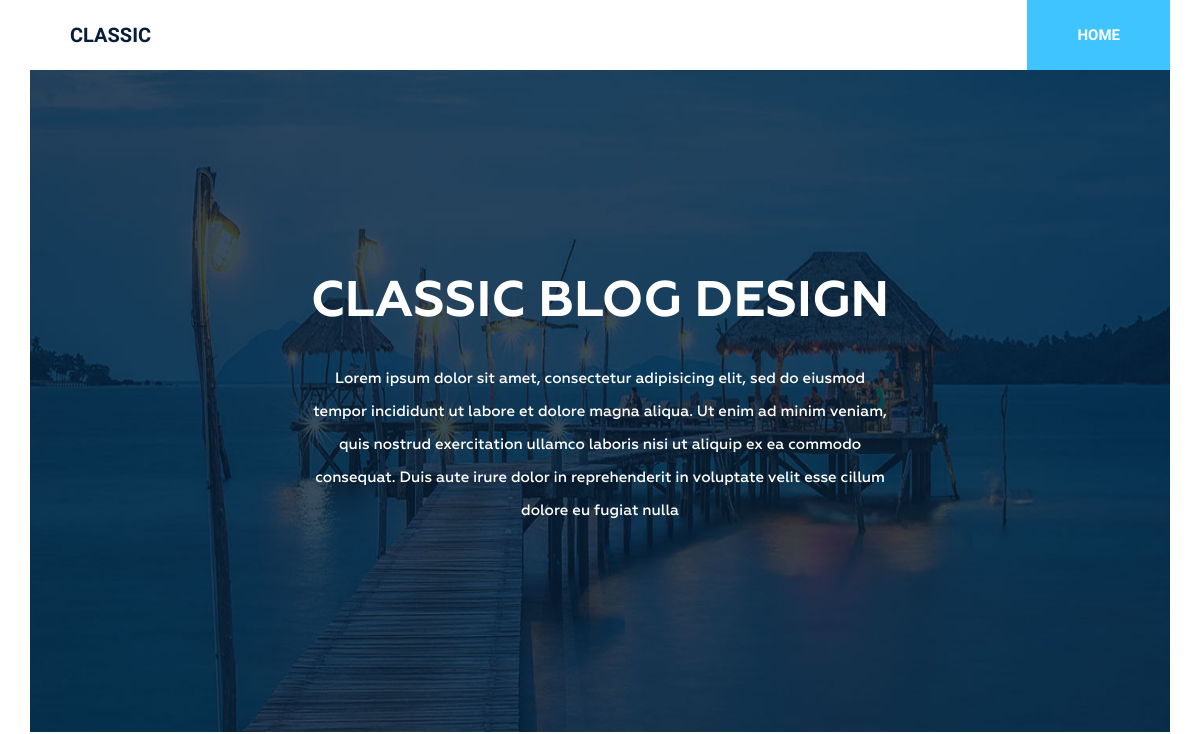
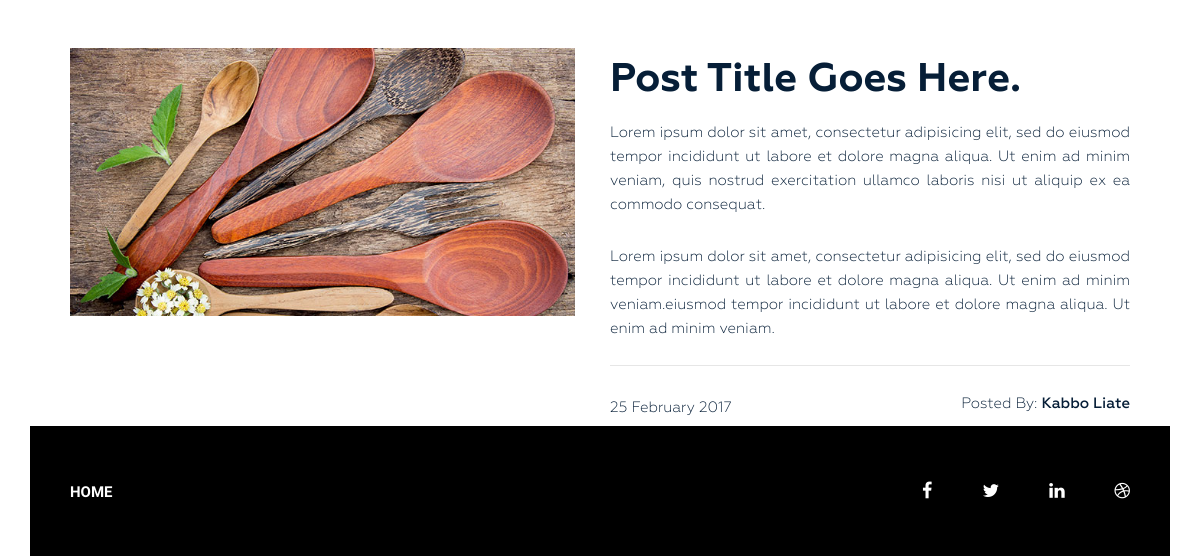
The app's page /, older data (2 pictures, top to bottom).
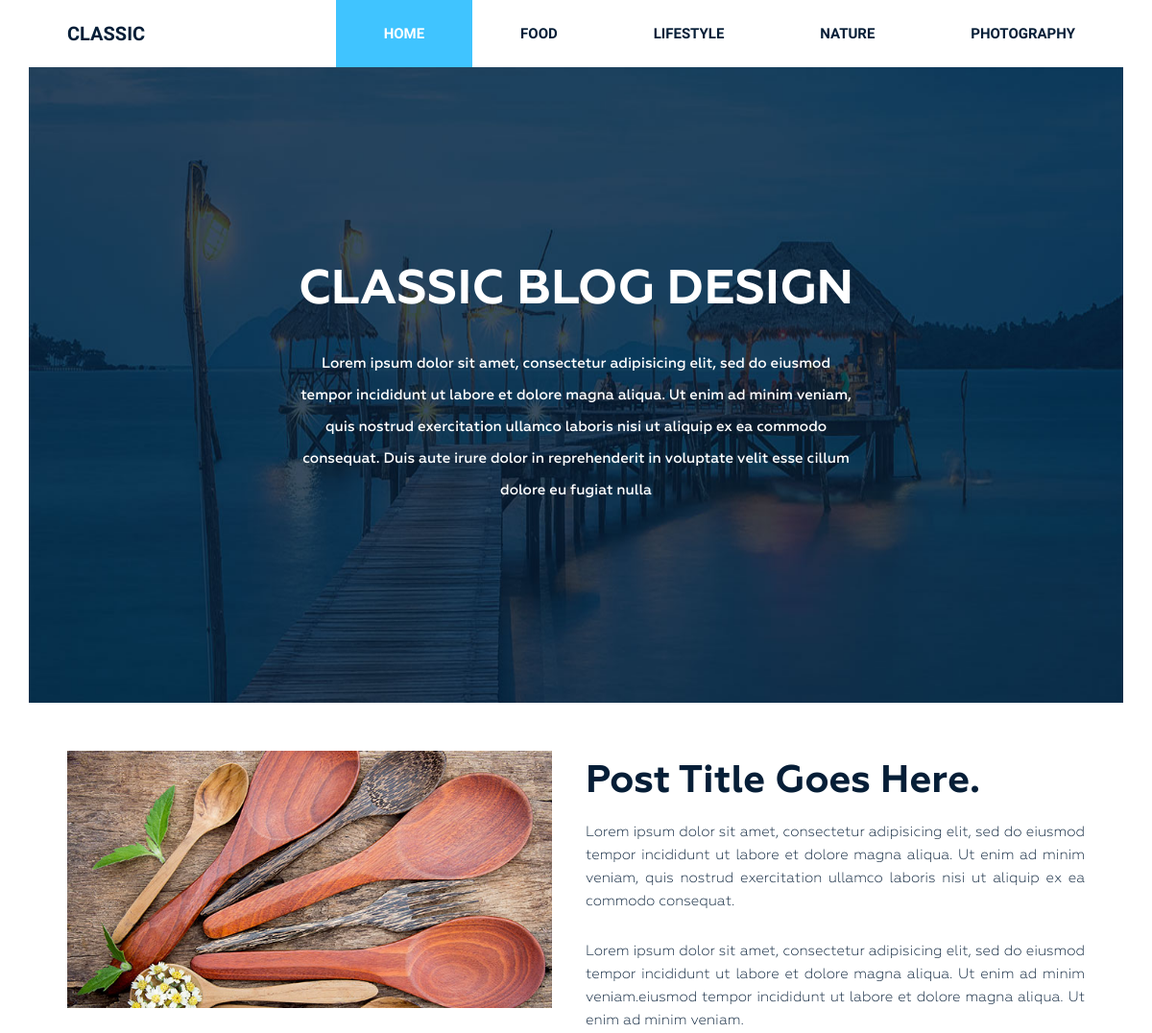
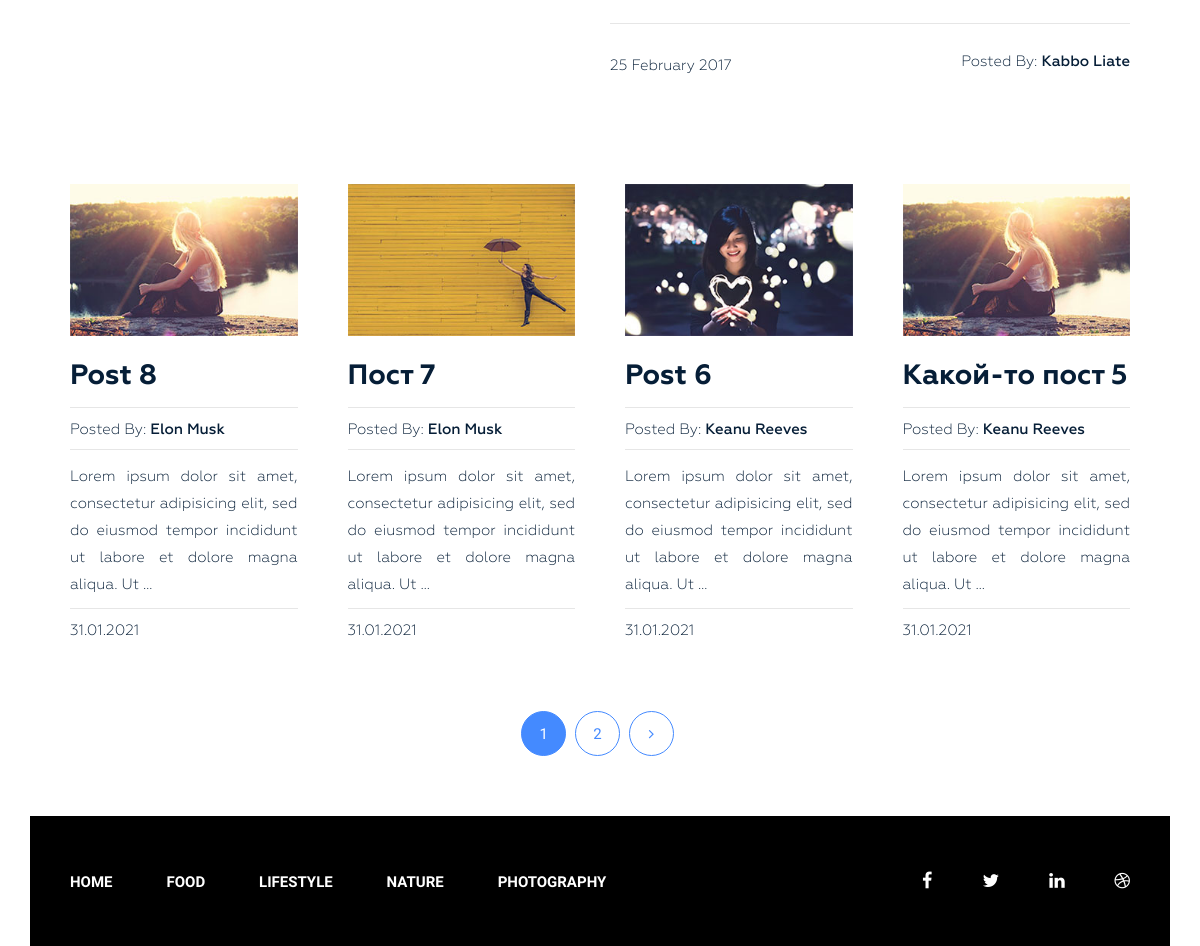
The same page, newer data (2 pictures, top to bottom).
### blog/models.py (models this page shows, shortened)
class Category(models.Model):
    title = models.CharField(max_length=255)
    slug = models.SlugField(max_length=255, verbose_name='Url', unique=True)
    def get_absolute_url(self):
        return reverse('category', kwargs={"slug": self.slug})
    class Meta:
        ordering = ['title']
        verbose_name = 'Категория'
        verbose_name_plural = 'Категории'

class Post(models.Model):
    title = models.CharField(max_length=255)
    slug = models.SlugField(max_length=255, verbose_name='Url', unique=True)
    author = models.CharField(max_length=100)
    content = models.TextField(blank=True)
    created_at = models.DateTimeField(auto_now_add=True, verbose_name='Опубликовано')
    photo = models.ImageField(upload_to='photos/%Y/%m/%d/', blank=True)
    views = models.IntegerField(default=0, verbose_name='Количество просмотров')
    category = models.ForeignKey(Category, on_delete=models.PROTECT, related_name='posts')
    tags = models.ManyToManyField(Tag, blank=True, related_name='posts')
    def get_absolute_url(self):
        return reverse('post', kwargs={"slug": self.slug})
    class Meta:
        ordering = ['-created_at']
        verbose_name = 'Пост'
        verbose_name_plural = 'Посты'

### blog/views.py (the view)
# urls.py: path('', Home.as_view(), name='home'),
class Home(ListView):
    model = Post
    template_name = 'blog/index.html'
    context_object_name = 'posts'
    paginate_by = 4
    def get_context_data(self, *, object_list=None, **kwargs):
        context = super().get_context_data(**kwargs)
        context['title'] = 'Classic Blog Design'
        return context

### blog/templatetags/menu.py (called while the page is built)
@register.inclusion_tag('blog/menu_tpl.html')
def show_menu(menu_class='menu'):
    categories = Category.objects.all()
    return {'categories': categories, 'menu_class': menu_class}

### blog/templates/blog/index.html (shortened to what this page needs)
{% extends 'base.html' %}
{% load static %}
{% block content %}
<section class="bg-text-area">
    <div class="container">
        <div class="row">
            <div class="col-md-12">
                <div class="bg-text">
                    <h3>Classic BLOG Design</h3>
                    <p>Lorem ipsum dolor sit amet, consectetur adipisicing elit, sed do eiusmod tempor incididunt ut
                        labore et dolore magna aliqua. Ut enim ad minim veniam, quis nostrud exercitation ullamco
                        laboris nisi ut aliquip ex ea commodo consequat. Duis aute irure dolor in reprehenderit in
                        voluptate velit esse cillum dolore eu fugiat nulla </p>
                </div>
            </div>
        </div>
    </div>
</section>
<section class="blog-post-area">
    <div class="container">
        <div class="row">
            <div class="blog-post-area-style">
                <div class="col-md-12">
                    <div class="single-post-big">
                        <div class="big-image">
                            <img src="{% static 'img/post-image1.jpg' %}" alt="">
                        </div>
                        <div class="big-text">
                            <h3><a href="#">Post Title Goes Here.</a></h3>
                            <p>Lorem ipsum dolor sit amet, consectetur adipisicing elit, sed do eiusmod tempor
                                incididunt ut labore et dolore magna aliqua. Ut enim ad minim veniam, quis nostrud
                                exercitation ullamco laboris nisi ut aliquip ex ea commodo consequat.</p>
                            <p>Lorem ipsum dolor sit amet, consectetur adipisicing elit, sed do eiusmod tempor
                                incididunt ut labore et dolore magna aliqua. Ut enim ad minim veniam.eiusmod tempor
                                incididunt ut labore et dolore magna aliqua. Ut enim ad minim veniam.</p>
                            <h4><span class="date">25 February 2017</span><span class="author">Posted By: <span
                                    class="author-name">Kabbo Liate</span></span>
                            </h4>
                        </div>
                    </div>
                </div>
                {% for post in posts %}
                <div class="col-md-3">
                    <div class="single-post">
                        {% if post.photo %}
                        <img src="{{ post.photo.url }}" alt="{{ post.title }}">
                        {% else %}
                        <img src="https://picsum.photos/id/1060/300/201/?blur=2" alt="{{ post.title }}">
                        {% endif %}
                        <h3><a href="{{ post.get_absolute_url }}">{{ post.title }}</a></h3>
                        <h4><span>Posted By: <span class="author-name">{{ post.author }}</span></span>
                        </h4>
                        {{ post.content|truncatewords_html:20|safe }}
                        <h4><span>{{ post.created_at|date:"d.m.Y" }}</span></h4>
                    </div>
                </div>
                {% endfor %}
            </div>
        </div>
    </div>
    {% if page_obj.has_other_pages %}
    <div class="pegination">
        <div class="nav-links">
            {% for p in page_obj.paginator.page_range %}
                {% if page_obj.number == p %}
                <span class="page-numbers current">{{ p }}</span>
                {% elif p > page_obj.number|add:-3 and p < page_obj.number|add:3 %}
                <a class="page-numbers" href="?page={{ p }}">{{ p }}</a>
                {% endif %}
            {% endfor %}
            {% if page_obj.has_next %}
            <a class="page-numbers" href="?page={{ page_obj.next_page_number }}"><i class="fa fa-angle-right"
                                                                                    aria-hidden="true"></i></a>
            {% endif %}
        </div>
    </div>
    {% endif %}
</section>
{% endblock %}

### templates/base.html (shortened to what this page needs)
{% load static %}
{% load cache %}
<!DOCTYPE html>
<html lang="en">
<head>
    <link rel="stylesheet" href="{% static 'css/bootstrap.css' %}">
    <link rel="stylesheet" href="{% static 'css/font-awesome.min.css' %}">
    <link rel="stylesheet" href="{% static 'css/owl.carousel.min.css' %}">
    <link rel="stylesheet" href="{% static 'css/owl.theme.default.min.css' %}">
    <link rel="stylesheet" href="{% static 'style.css' %}">
    <link rel="stylesheet" href="{% static 'responsive.css' %}">
</head>
<body>
    <div class="wrapper">
        {% cache 20 header %}
        {% include 'inc/_header.html' %}
        {% endcache %}
            {% block content %}{% endblock %}
        {% cache 20 footer %}
        {% include 'inc/_footer.html' %}
        {% endcache %}
    </div>
</body>
</html>

### templates/inc/_footer.html
{% load menu %}
<footer class="footer">
    <div class="container">
        <div class="row">
            <div class="col-md-12">
                <div class="footer-bg">
                    <div class="row">
                        <div class="col-md-9">
                                {% show_menu 'footer-menu' %}
                        </div>
                        <div class="col-md-3">
                            <div class="footer-icon">
                                <p><a href="#"><i class="fa fa-facebook" aria-hidden="true"></i></a><a href="#"><i
                                        class="fa fa-twitter" aria-hidden="true"></i></a><a href="#"><i
                                        class="fa fa-linkedin" aria-hidden="true"></i></a><a href="#"><i
                                        class="fa fa-dribbble" aria-hidden="true"></i></a></p>
                            </div>
                        </div>
                    </div>
                </div>
            </div>
        </div>
    </div>
</footer>

Row changes from the older to the newer data that the page shows:
added Category: title "FOOD"
added Category: title "LIFESTYLE"
added Category: title "NATURE"
added Category: title "PHOTOGRAPHY"
added Post: photo (picture), title "Post 8", author "Elon Musk", content "Lorem ipsum dolor sit amet, consectetur adipisicing elit, sed do eiusmod tempor incididunt ut labore et dolore magna aliqua. Ut …", created_at "31.01.2021"
added Post: photo (picture), title "Пост 7", author "Elon Musk", content "Lorem ipsum dolor sit amet, consectetur adipisicing elit, sed do eiusmod tempor incididunt ut labore et dolore magna aliqua. Ut …", created_at "31.01.2021"
added Post: photo (picture), title "Post 6", author "Keanu Reeves", content "Lorem ipsum dolor sit amet, consectetur adipisicing elit, sed do eiusmod tempor incididunt ut labore et dolore magna aliqua. Ut …", created_at "31.01.2021"
added Post: photo (picture), title "Какой-то пост 5", author "Keanu Reeves", content "Lorem ipsum dolor sit amet, consectetur adipisicing elit, sed do eiusmod tempor incididunt ut labore et dolore magna aliqua. Ut …", created_at "31.01.2021"
Text that changed along with them:
new list line: "1"
new list line: "2"
